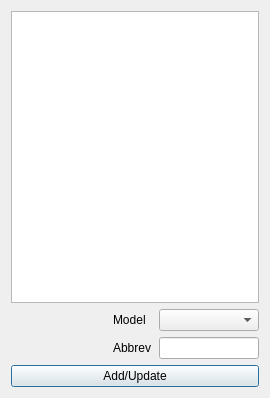
<?xml version="1.0" encoding="UTF-8"?>
<ui version="4.0">
 <class>Dialog</class>
 <widget class="QDialog" name="Dialog">
  <property name="geometry">
   <rect>
    <x>0</x>
    <y>0</y>
    <width>270</width>
    <height>398</height>
   </rect>
  </property>
  <property name="windowTitle">
   <string>Dialog</string>
  </property>
  <layout class="QVBoxLayout" name="verticalLayout">
   <item>
    <widget class="QTableView" name="tableView"/>
   </item>
   <item>
    <layout class="QHBoxLayout" name="horizontalLayout">
     <item>
      <spacer name="horizontalSpacer">
       <property name="orientation">
        <enum>Qt::Horizontal</enum>
       </property>
       <property name="sizeHint" stdset="0">
        <size>
         <width>40</width>
         <height>20</height>
        </size>
       </property>
      </spacer>
     </item>
     <item>
      <widget class="QLabel" name="label">
       <property name="minimumSize">
        <size>
         <width>40</width>
         <height>0</height>
        </size>
       </property>
       <property name="text">
        <string>Model</string>
       </property>
      </widget>
     </item>
     <item>
      <widget class="QComboBox" name="cbx_model">
       <property name="minimumSize">
        <size>
         <width>100</width>
         <height>0</height>
        </size>
       </property>
      </widget>
     </item>
    </layout>
   </item>
   <item>
    <layout class="QHBoxLayout" name="horizontalLayout_2">
     <item>
      <spacer name="horizontalSpacer_2">
       <property name="orientation">
        <enum>Qt::Horizontal</enum>
       </property>
       <property name="sizeHint" stdset="0">
        <size>
         <width>40</width>
         <height>20</height>
        </size>
       </property>
      </spacer>
     </item>
     <item>
      <widget class="QLabel" name="label_2">
       <property name="minimumSize">
        <size>
         <width>40</width>
         <height>0</height>
        </size>
       </property>
       <property name="maximumSize">
        <size>
         <width>40</width>
         <height>16777215</height>
        </size>
       </property>
       <property name="text">
        <string>Abbrev</string>
       </property>
      </widget>
     </item>
     <item>
      <widget class="QLineEdit" name="edit_abbr">
       <property name="minimumSize">
        <size>
         <width>100</width>
         <height>0</height>
        </size>
       </property>
       <property name="maximumSize">
        <size>
         <width>100</width>
         <height>16777215</height>
        </size>
       </property>
      </widget>
     </item>
    </layout>
   </item>
   <item>
    <widget class="QPushButton" name="btn_add">
     <property name="text">
      <string>Add/Update</string>
     </property>
    </widget>
   </item>
  </layout>
 </widget>
 <resources/>
 <connections/>
</ui>
